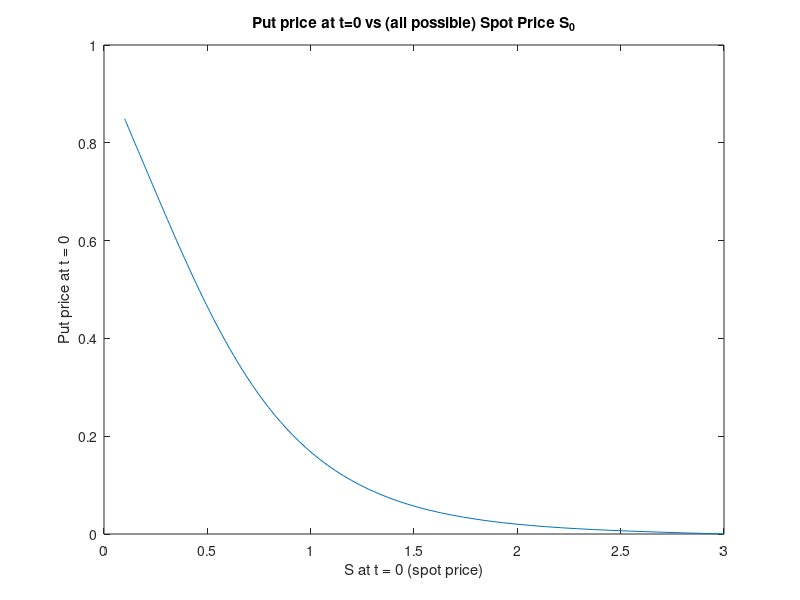

Write MATLAB code to recreate this figure.
%% LECTURE 11 - Explicit Euler for EU Call - Noé Debrois - 29/10/2024
% Script to price a EU Call Option, under B&S model, using log-price PDE.
% We implement Finite Difference Method using EXPLICIT EULER SCHEME.
%%%%%%%%%%%%%%%%%%%%%%%%%%%%%%%%%%%%%%%%%%%%%%%%%%%%%%%%%%%%%%%%%%%%%%%%%%%
% About EXPLICIT EULER SCHEME :
% We make an error at each iteration. The Explicit Euler Scheme is instable
% because the errors cumulate each other. And we do not know exactly how
% large M shoud be. It is "M >> N - conditionally stable" : try and error.
% Explicit Euler is VERY SIMPLE but CONDITIONALLY STABLE so let's take a
% look at "Implicit Euler".
clear
close all
%
%% 1. Parameters & Grids :
% Model parameters :
S0 = 1; K = 0.95; r = 0.001; sigma = 0.5; T = 1;

% Space grid :
N = 100; % Number of points in the space dimension.
Smin = 0.1 * S0; % Found by experience : we assume that the spot price has
Smax = 3 * S0;   % a negligible probability of falling below 10% of S0, and
                 % of rising above 3 * S0.
xmin = log(Smin/S0); % x lives in [xmin, xmax]=[log(Smin/S0),log(Smax/S0)].
xmax = log(Smax/S0);
dx = (xmax - xmin) / N; % Space grid step.
x = xmin + (0:N) * dx;  % From x0 = xmin to xN = xmax (in total : N+1 pts).
% x = linspace(xmin, xmax, N+1);

% Time grid :
M = 1000;   % Number of points in the time dimension.
dt = T / M; % Time grid step.
t = (0:M) * dt; % t lives in [0, T], divided in M subintervals : M+1 pts.
%
%% 2. Explicit Euler - Backward in time loop :
% Vector of price (for all x) that we will update backwardly from T to 0 
% (i.e from tM to t0) :
c = max(K - S0 * exp(x'), 0);

cnew = zeros(size(c)); % New price vector that we will compute using prices
% from c (in cnew : prices at time t{j-1} ; in c : prices at time t_{j}).

for j=M:-1:1 % BACKWARD from t_M to t_0.
    % We know c t_j -> we compute cnew t_{j-1}.
    %
    % Boundary condition for PUT : "v(t, xmin) = K * e^[-r(T-t)] - Smin, 
    % for all t" :
    cnew(1) = K * exp(-r * (T - (j - 1) * dt)) - Smin;
    %
    for i=2:N
        % Explicit Euler Scheme : by moving V_{j-1, i} on the left :
        % V_{j-1, i} = -A * dt * V_{j, i-1} - B * dt * V_{j, i} - C * dt *
        % V_{j, i+1}, 
        %
        % Where V_{j, i-1}, V_{j, i} & V_{j, i+1} are known.
        %
        % And :
        %       A = (r - sigma^2 / 2) / (2 * dx) - (sigma^2 / 2) / dx^2 ;
        %       B = - 1 / dt + sigma^2 / dx^2 + r ;
        %       C = - (r - sigma^2 / 2) / (2 * dx) - (sigma^2 / 2) / dx^2.
        %
        cnew(i) = c(i) + dt * (...
            (r - sigma^2 / 2) * (c(i + 1) - c(i - 1)) / (2 * dx) +...
            sigma^2 / 2 * (c(i + 1) - 2 * c(i) + c(i - 1)) / dx^2 +...
            -r * c(i));
    end
    %
    % Boundary condition for PUT : "v(t, xmax) = 0, for all t" :
    cnew(N + 1) = 0;

    % Update the price @ t_j to the new price @ t_{j-1} (BACKWARD) :
    c = cnew;
end
%
%% Plot "put price at t=0" VS "S at t=0" (for all S in [Smin, Smax]) :
% S at t = 0 represents the spot price (so, now). S0 (cf "Model
% parameters") is one example of possible spot price.
figure
plot(S0 * exp(x), c); 
title('Put price at t=0 vs (all possible) Spot Price S_0');
xlabel('S at t = 0 (spot price)');
ylabel('Put price at t = 0');
%
%% Compute the price at t = 0 :
price = interp1(x, c, 0, 'spline') % Interpolation of c at x = 0, i.e S = S0
% (S0 being the one we the one we initialized in "Model parameters").
[~, price_ex] = blsprice(S0, K, r, T, sigma) % For comparison : B&S price.